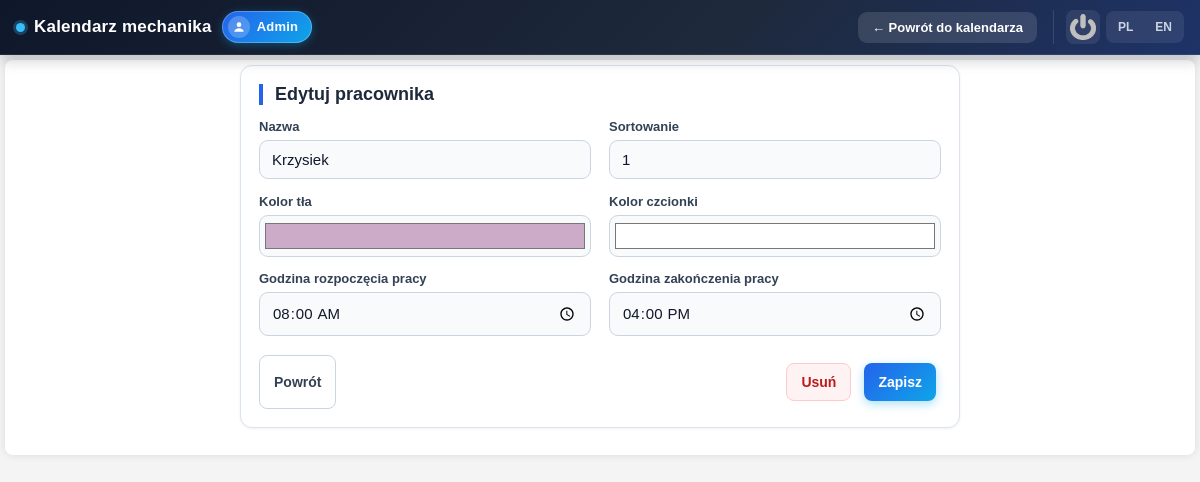
/settings/edit_worker.php?id=1 (signed in), run on the app's committed database.
### tables this page shows
CREATE TABLE `mechanics` (
  `mechanic_id` int(11) NOT NULL,
  `sys_createdate` timestamp NOT NULL DEFAULT current_timestamp(),
  `sys_updatedate` datetime NOT NULL DEFAULT '0000-00-00 00:00:00' ON UPDATE current_timestamp(),
  `sys_submitter` varchar(255) NOT NULL,
  `sys_updatedby` varchar(255) NOT NULL,
  `mechanic_name` varchar(255) NOT NULL,
  `mechanic_sort` int(11) NOT NULL DEFAULT 0,
  `color` varchar(20) NOT NULL,
  `font_color` varchar(20),
  `work_start_time` time NOT NULL DEFAULT '00:00:00',
  `work_end_time` time NOT NULL DEFAULT '00:00:00'
);

### settings/edit_worker.php (the view, shortened to what this page needs)
<?php
require_once __DIR__ . '/../sys-backend/db_connect.php';
$workerId = (int) ($_GET['id'] ?? 0);
$stmt = $conn->prepare("SELECT mechanic_id, mechanic_name, mechanic_sort, color, font_color, work_start_time, work_end_time FROM mechanics WHERE mechanic_id = ?");
$stmt->bind_param("i", $workerId);
$stmt->execute();
$result = $stmt->get_result();
$worker = $result->fetch_assoc();
include __DIR__ . '/_header.php';
$colorOrDefault = static fn($v, string $d): string => (is_string($v) && preg_match('/^#[0-9a-fA-F]{6}$/', $v)) ? $v : $d;
?>
<form method="post" action="backend/update_worker.php" class="settings-form">
    <div class="settings-grid">
        <div class="settings-field">
            <label for="mechanic_name">Nazwa</label>
            <input id="mechanic_name" type="text" name="mechanic_name" value="<?php echo $h($worker['mechanic_name']); ?>" required>
        </div>
        <div class="settings-field">
            <label for="mechanic_sort">Sortowanie</label>
            <input id="mechanic_sort" type="number" name="mechanic_sort" value="<?php echo $h($worker['mechanic_sort']); ?>">
        </div>
        <div class="settings-field">
            <label for="color">Kolor tła</label>
            <input id="color" type="color" name="color" value="<?php echo $h($colorOrDefault($worker['color'], '#2563eb')); ?>">
        </div>
        <div class="settings-field">
            <label for="font_color">Kolor czcionki</label>
            <input id="font_color" type="color" name="font_color" value="<?php echo $h($colorOrDefault($worker['font_color'], '#ffffff')); ?>">
        </div>
        <div class="settings-field">
            <label for="work_start_time">Godzina rozpoczęcia pracy</label>
            <input id="work_start_time" type="time" name="work_start_time"
                value="<?php echo !empty($worker['work_start_time']) ? $h(date('H:i', strtotime($worker['work_start_time']))) : '08:00'; ?>" required>
        </div>
        <div class="settings-field">
            <label for="work_end_time">Godzina zakończenia pracy</label>
            <input id="work_end_time" type="time" name="work_end_time"
                value="<?php echo !empty($worker['work_end_time']) ? $h(date('H:i', strtotime($worker['work_end_time']))) : '16:00'; ?>" required>
        </div>
    </div>
    <div class="settings-form-actions settings-form-actions-split">
        <a href="index.php?tab=1" class="settings-btn">Powrót</a>
        <div class="settings-form-actions-group">
            <button type="submit" formaction="backend/delete_worker.php" formmethod="post" formnovalidate
                class="settings-btn settings-btn-danger"
                onclick="return confirm('Czy na pewno chcesz usunąć tego pracownika?');">Usuń</button>
            <button type="submit" class="settings-btn settings-btn-primary">Zapisz</button>
        </div>
    </div>
</form>
<?php include __DIR__ . '/_footer.php'; ?>

### newstyle.css (style rules this page uses)
body { font-family: Arial, sans-serif; background-color: #f4f4f4; margin: 0; padding: 0; }
form { display: flex; flex-direction: column; }
label { margin-bottom: 5px; }
input[type="text"], input[type="password"], input[type="email"], input[type="number"], input[type="date"], input[type="time"] { padding: 8px; margin-bottom: 1px; border: 1px solid #ccc; border-radius: 5px; font-size: 16px; box-sizing: border-box; }
button { background-color: #590e5c; color: #fff; border: none; padding: 5px 10px; text-align: center; font-size: 16px; cursor: pointer; margin-right: 5px; border-radius: 5px; text-decoration: none; }
.settings-btn { display: inline-flex; align-items: center; justify-content: center; min-height: 38px; padding: 7px 14px; border: 1px solid #cbd5e1; border-radius: 8px; background: #fff; color: #334155; font-family: inherit; font-size: 14px; font-weight: 600; text-decoration: none; cursor: pointer; transition: background .15s, border-color .15s, box-shadow .15s; }
.settings-btn-primary { border: none; background: linear-gradient(135deg, #2563eb, #0ea5e9); box-shadow: 0 3px 10px rgba(14, 165, 233, .35); color: #fff; }
.settings-form { display: block; }
.settings-grid { display: grid; grid-template-columns: repeat(2, minmax(0, 1fr)); gap: 14px 18px; }
.settings-field { display: flex; flex-direction: column; min-width: 0; }
.settings-field label { margin: 0 0 6px; color: #334155; font-size: 13px; font-weight: 700; }
.settings-field input[type="text"], .settings-field input[type="password"], .settings-field input[type="email"], .settings-field input[type="number"], .settings-field select { width: 100%; padding: 10px 12px; border: 1px solid #cbd5e1; border-radius: 9px; background: #f8fafc; box-shadow: none; color: #0f172a; font-family: inherit; font-size: 15px; box-sizing: border-box; transition: border-color .15s, box-shadow .15s, background .15s; }
.settings-form-actions { display: flex; justify-content: flex-end; margin-top: 18px; }
.settings-btn-danger { border-color: #fecaca; background: #fef2f2; color: #b91c1c; }
.settings-form-actions-split { justify-content: space-between; align-items: center; }
.settings-form-actions-group { display: flex; gap: 8px; }
.settings-field input[type="color"] { width: 100%; height: 42px; padding: 3px; border: 1px solid #cbd5e1; border-radius: 9px; background: #f8fafc; cursor: pointer; box-sizing: border-box; }
.settings-field input[type="time"] { width: 100%; padding: 10px 12px; border: 1px solid #cbd5e1; border-radius: 9px; background: #f8fafc; color: #0f172a; font-family: inherit; font-size: 15px; box-sizing: border-box; }

### data on the page
mechanics: mechanic_name "Krzysiek", mechanic_sort "1", color "#cbabc8", font_color "#ffffff", work_start_time "08:00", work_end_time "16:00"

### other printed values
$lang_WebTitle "Kalendarz mechanika"
$userName "Admin"
$lang_back "Powrót do kalendarza"
$pageTitle "Edytuj pracownika"
